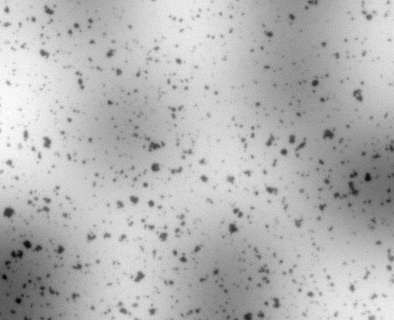
#> input picture Assignment 1/Particles.png, 394 x 320 px
$ jupyter execute 'Assignment 1 - Jupyter (z5240067).ipynb'
#> lines starting #> are read from the running program, lines starting #| are printed output that depends on the picture; after the words box and inside, x2 and y2 are one past the last pixel; in counts of white or black regions, pixels touching at a corner belong together
[cell 1]
#Author - Kovid Sharma
#zID - z5240067

import cv2
import numpy as np
import matplotlib.pyplot as plt
import time

def GetTime(seconds):
    h = int(seconds//(60*60))
    m = int((seconds-h*60*60)//60)
    s = seconds-(h*60*60)-(m*60)
    if h == 0 and m == 0:
        return str(f'{round(s,1)} secs')
    if h == 0:
        return str(f'{m}:{round(s,1)} mins')
    if m == 0:
        return str(f'{round(s,1)} secs')
    return str(f'{h} hours {m}:{round(s,1)} mins')

def min_max_neighbours(image, x, y, number_of_neighbours, M):
    rows, cols = image.shape
    row_start = x - number_of_neighbours
    row_end = x + number_of_neighbours + 1
    col_start = y - number_of_neighbours
    col_end = y + number_of_neighbours + 1
    if row_start < 0: # for row boundary
        row_start = 0
    if row_start > rows:
        row_start = rows
    if row_end < 0:
        row_end = 0
    if row_end > rows:
        row_end = rows
    if col_start < 0: # for column boundary
        col_start = 0
    if col_start > cols:
        col_start = cols
    if col_end < 0:
        col_end = 0
    if col_end > cols:
        col_end = cols
    #make a boundary array (sub-matrix for cal min-max)
    neighbours = image[row_start:row_end , col_start:col_end]
    if M == 0:
        return np.amax(neighbours)
    if M == 1:
        return np.amin(neighbours)

def filter_image(I, number_of_neighbours, M):
    rows, cols = I.shape
    img = np.full((rows, cols), 255, dtype = 'int16') # blank white image
    for i in range(rows):
        for j in range(cols):
            img[i,j] = min_max_neighbours(I, i, j, number_of_neighbours, M)
    return (img)

def remove_background(I, number_of_neighbours, M):
    rows,cols = I.shape
    txt = 'Neighbours = '+ str(number_of_neighbours)
    xval = int((cols/2) - 70)
    yval = int(rows - 20)

    if M == 0: #particles
        A = filter_image(I, number_of_neighbours, 0)
        B = filter_image(A, number_of_neighbours, 1)
        AB_txt = 'particles '+str(M)+' '+str(number_of_neighbours)+'.png'
        #removing background
        O = I - B + 255

    if M == 1: #cells
        A = filter_image(I, number_of_neighbours, 1)
        B = filter_image(A, number_of_neighbours, 0)
        AB_txt = 'cells '+str(M)+' '+str(number_of_neighbours)+'.png'
        #removing background
        O = I - B

    #put labels output image O
    O[yval-12:yval+2, xval-1:xval+140] = 255
    cv2.putText(O, txt, (xval,yval), cv2.FONT_HERSHEY_PLAIN, 1, (0, 0), 1)
    #put labels for A and B
    A[yval-12:yval+2, xval-1:xval+140] = 255
    cv2.putText(A, txt, (xval,yval), cv2.FONT_HERSHEY_PLAIN, 1, (0, 0), 1)
    B[yval-12:yval+2, xval-1:xval+140] = 255
    cv2.putText(B, txt, (xval,yval), cv2.FONT_HERSHEY_PLAIN, 1, (0, 0), 1)

#     #write images A, B, O
#     cv2.imwrite('O '+str(O.shape)+' '+str(M)+' '+str(number_of_neighbours)+'.png',O)
#     cv2.imwrite('A '+AB_txt,A)
#     cv2.imwrite('B '+AB_txt,B)

    #plotting
    fig, axs = plt.subplots(2,2,figsize=(12,12)) #increase window size
    fig.tight_layout(rect=[0, 0, 1, 1])
    text = 'Size '+str(O.shape)+' M = '+str(M)+' Neighbours = '+str(number_of_neighbours)
    fig.suptitle(text, fontsize=16)
    plt.subplot(2,2,1),plt.imshow(I,cmap = 'gray')
    plt.title('Input'), plt.xticks([]), plt.yticks([])
    plt.subplot(2,2,2),plt.imshow(A,cmap = 'gray')
    plt.title('Background A'), plt.xticks([]), plt.yticks([])
    plt.subplot(2,2,3),plt.imshow(B,cmap = 'gray')
    plt.title('Background B'), plt.xticks([]), plt.yticks([])
    plt.subplot(2,2,4),plt.imshow(O,cmap = 'gray')
    plt.title('Output'), plt.xticks([]), plt.yticks([])
#     plt.savefig('Plot '+str(O.shape)+' '+str(M)+' '+str(number_of_neighbours)+'.png')
    plt.show()
    plt.hist(O.ravel(),256,[0,256]); plt.show() # histogram
#     plt.close(fig)

def main_process(filename):
#> called with filename = 'Particles.png'
    I = cv2.imread(filename, cv2.IMREAD_GRAYSCALE)
#> I is the input picture: shape (320, 394); min 0, max 255, mean 181.3
    #find percentage of black background and choose M automatically
    size = I.shape[0] * I.shape[1]
#> size = 126080
    gray = (I < 128).sum()
#> gray = 9161
    black_percentage = ((gray/size) * 100)
#> black_percentage = 7.27
    black = True if black_percentage > 50 else False
#> black = False
    (M, N) = (1, 25) if black else (0, 9)
#> M = 0; N = 9
    start_time = time.time()
    remove_background(I, N, M)
#> in remove_background, `txt = 'Neighbours = '+ str(number_of_neighbours)`: txt = 'Neighbours = 9'
#> the loop in filter_image, `for i in range(rows):` made 320 passes
#> after the loop in filter_image, `for i in range(rows):`:
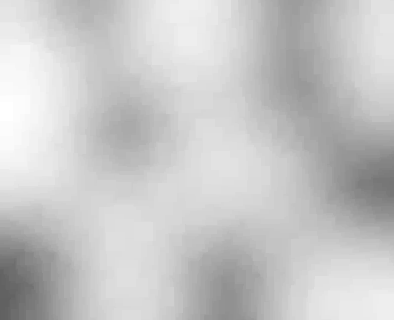
#> img: shape (320, 394) int16; min 97, max 255, mean 198.8
#> in remove_background, `O = I - B + 255`:
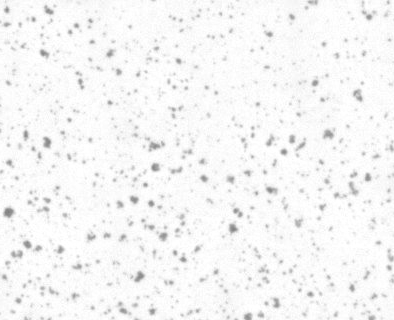
#> O: shape (320, 394) int16; min 125, max 255, mean 246
#> in remove_background, `O[yval-12:yval+2, xval-1:xval+140] = 255`: O: shape (320, 394) int16; 1.43% of pixels changed, all inside (x1, y1, x2, y2) = (126, 288, 267, 302)
#> in remove_background, `cv2.putText(O, txt, (xval,yval), cv2.FONT_HERSHEY_PLAIN, 1, (0, 0), 1)`:
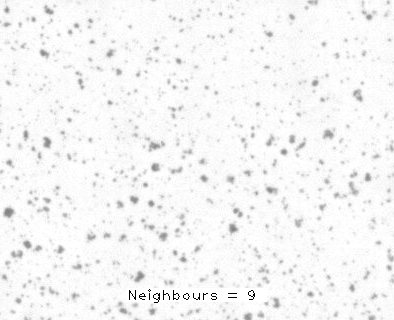
#> O: shape (320, 394) int16; min 0, max 255, mean 245.6
#> in remove_background, `cv2.putText(A, txt, (xval,yval), cv2.FONT_HERSHEY_PLAIN, 1, (0, 0), 1)`:
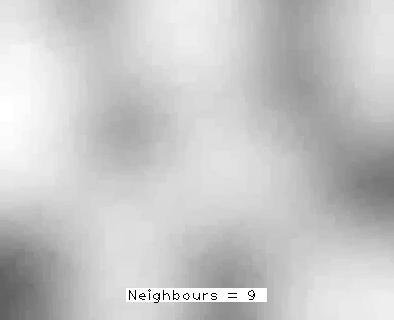
#> A: shape (320, 394) int16; min 0, max 255, mean 199.5
#> in remove_background, `cv2.putText(B, txt, (xval,yval), cv2.FONT_HERSHEY_PLAIN, 1, (0, 0), 1)`:
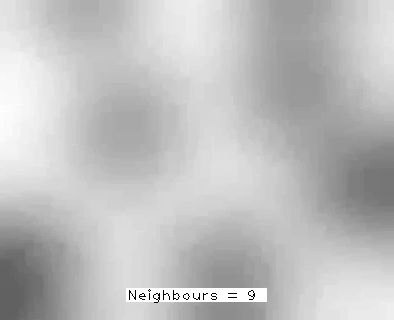
#> B: shape (320, 394) int16; min 0, max 255, mean 191.2
#> in remove_background, `plt.hist(O.ravel(), 256, [0, 256])`:
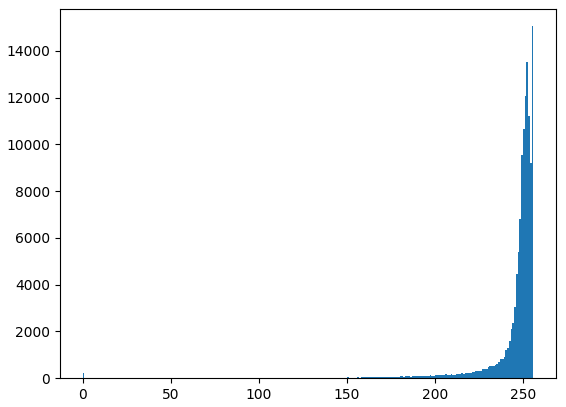
#> figure drawn by matplotlib, 1 panel; tallest bar 15053 high, from x = 255 to 256
    print('Pixels:', I.shape,' Neighbours:',N,' Time :', GetTime(time.time() - start_time))

filename = 'Particles.png'
# filename = 'Cells.png'
main_process(filename)
